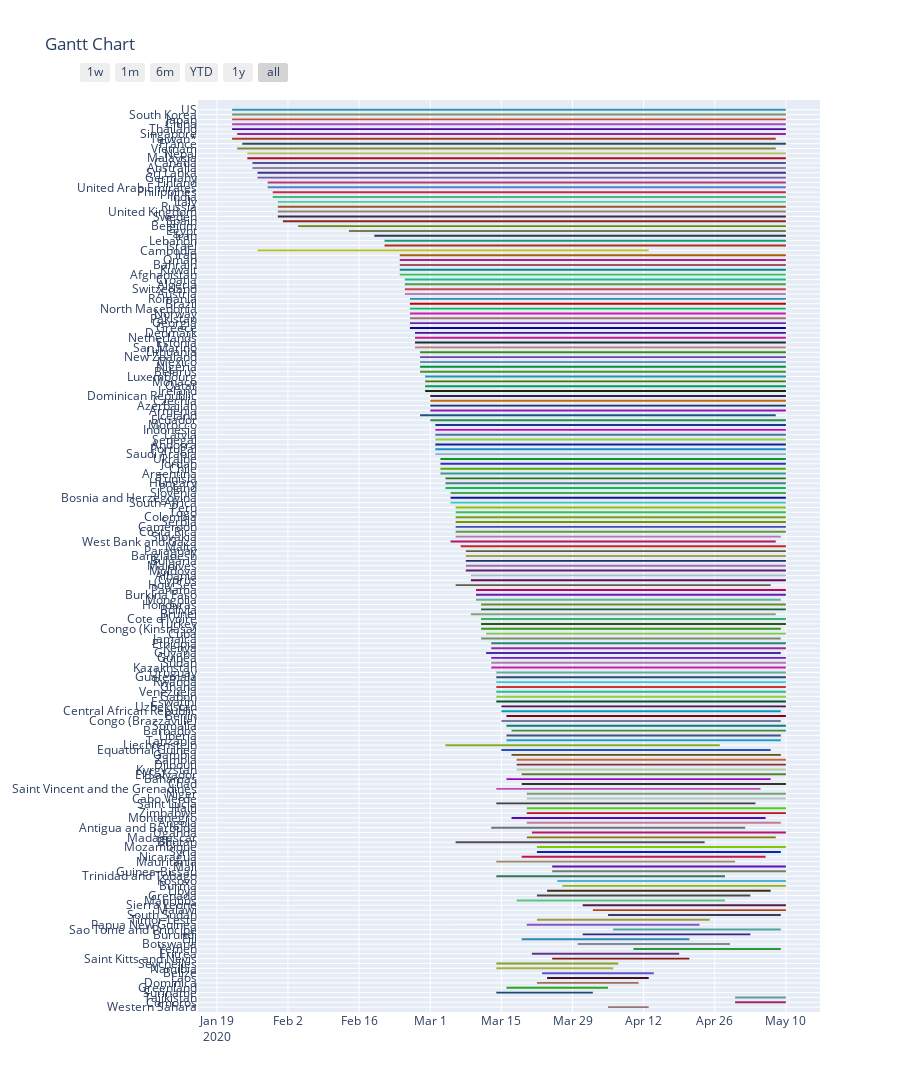

Notebook code cell kept with this figure:
### Code cell
first_date = full_table[full_table['Confirmed']>0]
first_date = first_date.groupby('Country/Region')['Date'].agg(['min']).reset_index()
# first_date.head()

# last date
# =========
last_date = full_table.groupby(['Country/Region', 'Date', ])['Confirmed', 'Deaths', 'Recovered']
last_date = last_date.sum().diff().reset_index()

mask = last_date['Country/Region'] != last_date['Country/Region'].shift(1)
last_date.loc[mask, 'Confirmed'] = np.nan
last_date.loc[mask, 'Deaths'] = np.nan
last_date.loc[mask, 'Recovered'] = np.nan

last_date = last_date[last_date['Confirmed']>0]
last_date = last_date.groupby('Country/Region')['Date'].agg(['max']).reset_index()
# last_date.head()

# first_last
# ==========
first_last = pd.concat([first_date, last_date[['max']]], axis=1)

# added 1 more day, which will show the next day as the day on which last case appeared
first_last['max'] = first_last['max'] + timedelta(days=1)

# no. of days
first_last['Days'] = first_last['max'] - first_last['min']

# task column as country
first_last['Task'] = first_last['Country/Region']

# rename columns
first_last.columns = ['Country/Region', 'Start', 'Finish', 'Days', 'Task']

# sort by no. of days
first_last = first_last.sort_values('Days')
# first_last.head()

# visualization
# =============

# produce random colors
clr = ["#"+''.join([random.choice('0123456789ABC') for j in range(6)]) for i in range(len(first_last))]

# plot
fig = ff.create_gantt(first_last, index_col='Country/Region', colors=clr, show_colorbar=False, 
                      bar_width=0.2, showgrid_x=True, showgrid_y=True, height=2500)
fig.show()
